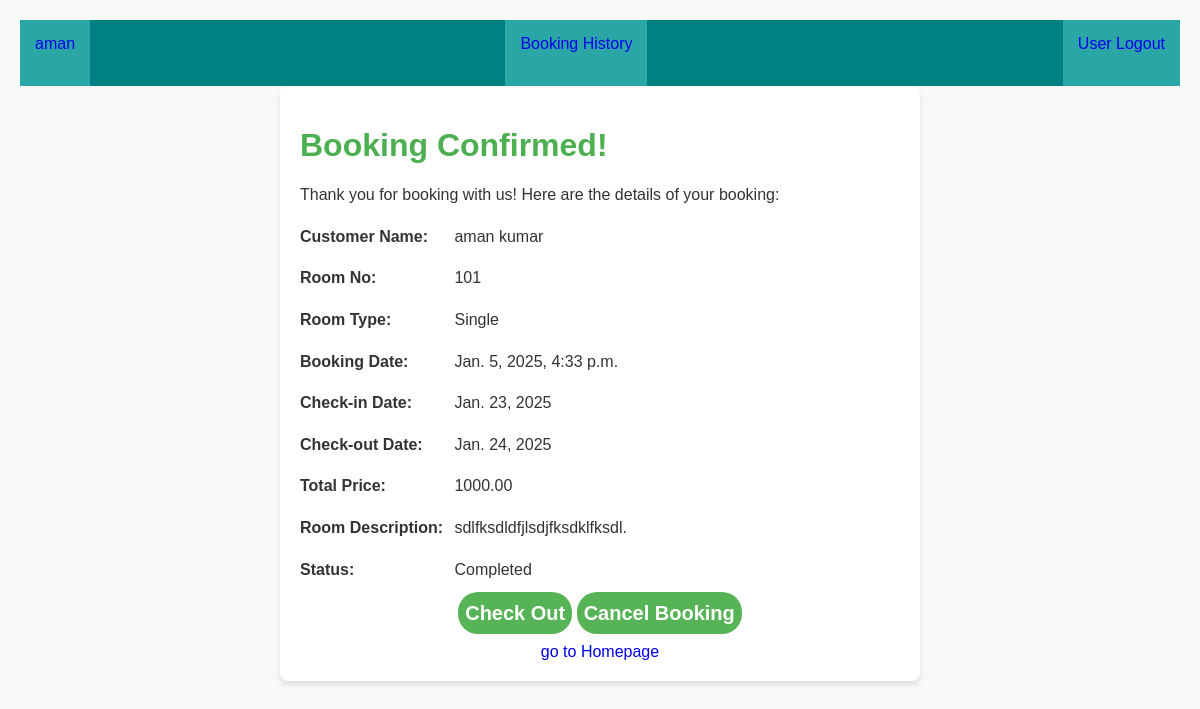
Screenshot of /detail_confirm_booking/4/ (signed in) with the database file from the repository.
### app/models.py (models this page shows, shortened)
class Booking(models.Model):
    STATUS_CHOICES = [
        ('Inprocess', 'Inprocess'),
        ('Completed', 'Completed'),
        ('Cancelled', 'Cancelled'),
    ]
    status = models.CharField(max_length=20, choices=STATUS_CHOICES, default='Pending')
    Room = models.ForeignKey(Room, on_delete=models.CASCADE)
    user = models.ForeignKey(User, on_delete=models.CASCADE, null=True, blank=True)
    Booking_date = models.DateTimeField(auto_now_add=True)
    Check_in = models.DateField()
    Check_out = models.DateField()
    Total_price = models.DecimalField(max_digits=10,decimal_places=2)
    Num_of_Person = models.IntegerField(null=True)

class Room(models.Model):
    Room_no = models.CharField(max_length=10)
    Room_type = models.CharField(max_length=20)
    Room_description = models.TextField()
    Price_per_night = models.DecimalField(max_digits=10, decimal_places=2)
    Room_available = models.BooleanField(default=True)
    user = models.ForeignKey(User, on_delete=models.CASCADE)

### app/views.py (the view)
# urls.py: path('detail_confirm_booking/<int:id>/',detail_confirm_booking),
def detail_confirm_booking(request,id):
    booking = Booking.objects.get(id=id)
    return render(request, 'detail_confirm_booking.html', {'booking':booking})

### Template/detail_confirm_booking.html (shortened to what this page needs)
{% include 'nav.html' %}
{% load static %}
<link rel="stylesheet" href="{% static 'room.css' %}">
<!DOCTYPE html>
<html lang="en">
<head>
</head>
<body>
    <div class="container">
        <h1>Booking Confirmed!</h1>
        <p>Thank you for booking with us! Here are the details of your booking:</p>
        <div class="details">
            <p><strong>Customer Name:</strong> {{ request.user.username }} {{ request.user.last_name }}</p>
            <p><strong>Room No:</strong> {{ booking.Room.Room_no }} </p>
            <p><strong>Room Type:</strong> {{ booking.Room.Room_type }}</p>
            <p><strong>Booking Date:</strong> {{ booking.Booking_date }}</p>
            <p><strong>Check-in Date:</strong> {{ booking.Check_in }}</p>
            <p><strong>Check-out Date:</strong> {{ booking.Check_out }}</p>
            <p><strong>Total Price:</strong> {{ booking.Total_price }}</p>
            <p><strong>Room Description:</strong> {{ booking.Room.Room_description }} </p>
            <p><strong>Status:</strong> {{ booking.status }} </p>
        </div>
        <div class="button-container">
                <a href="/check_out/{{ booking.id }}" class="button-css">Check Out</a>
                <a href="/cancel/{{ booking.id }}" class="button-css">Cancel Booking</a> <br><br>
                <a href="/">go to Homepage</a>
        </div>
    </div>
</body>
</html>

### Template/nav.html (shortened to what this page needs)
{% load static %}
<!DOCTYPE html>
<html lang="en">
<head>
</head>
<body>
    <div>
        <div style="display: flex; justify-content: space-between;background-color: teal;">
            <div style="background-color: rgb(42, 166, 166);padding: 15px;">
                {% if user.is_authenticated %}
                    <a href="/profile">
                        {{user.username}}
                    </a>
                {% else %}
                    <a href="/userlogin">
                        User Login
                    </a>
                {% endif %}
            </div>
            {% if user.profile.is_vendor %}
            <div style="background-color: rgb(42, 166, 166);padding: 15px;">
                <a href="/booking_history/">
                    Booking History
                </a>
            </div>
            {% endif %}
            <div style="background-color: rgb(42, 166, 166);padding: 15px;">
                    <a href="/userlogout/">
                        User Logout
                    </a>
                <br> <br>
            </div>
        </div>
    </div>
</body>
</html>

### app/static/room.css (style rules this page uses)
html { font-family: Arial, Helvetica, sans-serif; }
a { text-decoration: none; }
.button-css { background-color: rgb(86, 180, 86); font-size: 20px; font-weight: bold; padding: 10px 7px; border-radius: 20px; color: white; outline: none; border: none; cursor: pointer; }

### Template/detail_confirm_booking.html (style rules this page uses)
body { font-family: Arial, sans-serif; margin: 20px; background-color: #f9f9f9; color: #333; }
.container { max-width: 600px; margin: 0 auto; padding: 20px; background: #fff; border-radius: 8px; box-shadow: 0 4px 6px rgba(0, 0, 0, 0.1); }
h1 { color: #4CAF50; }
.details { margin: 20px 0; line-height: 1.6; }
.details strong { display: inline-block; width: 150px; }
.button-container { text-align: center; margin-top: 20px; }

### rows the page displays
Booking: Room.Room_no "101", Room.Room_type "Single", Booking_date "Jan. 5, 2025, 4:33 p.m.", Check_in "Jan. 23, 2025", Check_out "Jan. 24, 2025", Total_price "1000.00", Room.Room_description "sdlfksdldfjlsdjfksdklfksdl.", status "Completed"

### other values shown
{{ user.username }} "aman"
{{ request.user.username }} "aman"
{{ request.user.last_name }} "kumar"
